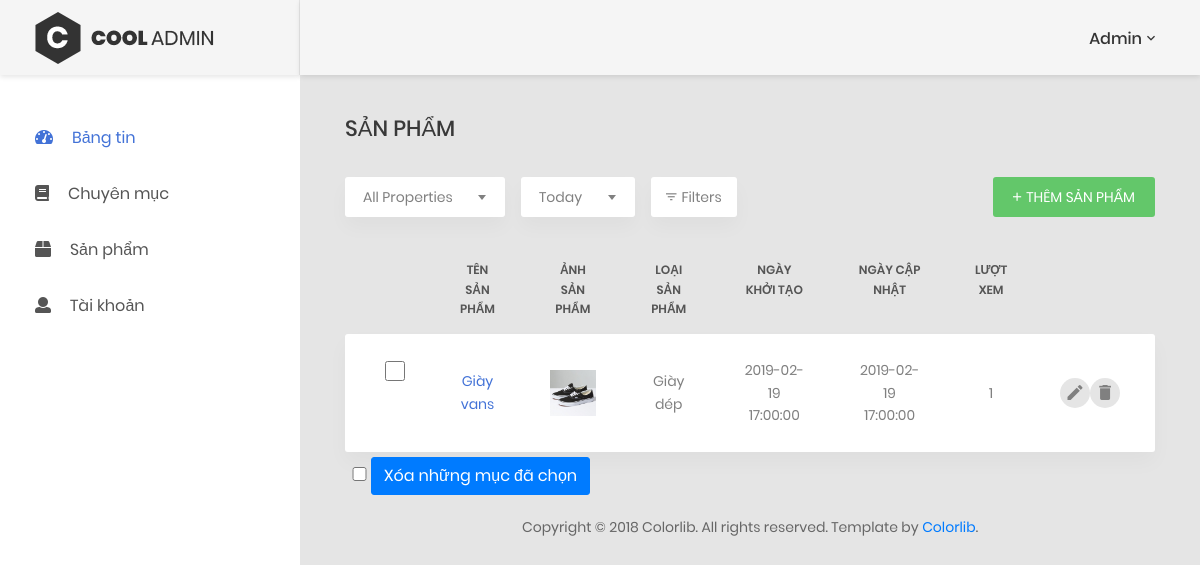
/admin/san-pham (signed in), run on the app's committed database.
### tables this page shows
CREATE TABLE `products` (
  `id` int(11) NOT NULL,
  `name` varchar(191) NOT NULL,
  `image` varchar(191) DEFAULT NULL,
  `cate_id` int(11) NOT NULL,
  `price` int(11) NOT NULL,
  `size` varchar(255) DEFAULT NULL,
  `color` varchar(255) DEFAULT NULL,
  `short_desc` text,
  `detail` text,
  `star` double(8,2) DEFAULT NULL,
  `created_at` timestamp NULL DEFAULT NULL,
  `updated_at` timestamp NULL DEFAULT NULL,
  `views` int(11) NOT NULL DEFAULT '1',
  `status` int(11) NOT NULL
);

CREATE TABLE `categories` (
  `id` int(11) NOT NULL,
  `cate_name` varchar(191) NOT NULL,
  `slug` varchar(191) DEFAULT NULL,
  `desc` text,
  `created_at` timestamp NULL DEFAULT NULL,
  `updated_at` timestamp NULL DEFAULT NULL,
  `created_by` int(11) NOT NULL DEFAULT '-1'
);

### controllers/ProductController.php (called while the page is built, shortened)
<?php
require_once './models/product.php';
class ProductController
{
    public function productAdmin()
    {
        global $baseUrl;
        $product = Product::all()->get();
        include_once './views/admin/product/productPage.php';
    }
    }
?>

### models/baseModel.php (called while the page is built, shortened)
<?php
class BaseModel
{
    function __construct()
    {
        $this->connect = new PDO("mysql:host=127.0.0.1;dbname=php2;charset=utf8",
                            "root", "");
    }
    public static function where($col, $operation, $val)
    {
        $model = new static();
        $model->queryBuilder = "select * from " . $model->table
                                    . " where $col $operation '$val'";
        return $model;
    }
    public static function all()
    {
        $model = new static();
        $model->queryBuilder = "select * from " . $model->table;
        return $model;
    }
    public function get()
    {
        $stmt = $this->connect->prepare($this->queryBuilder);
        $stmt->execute();
        return $stmt->fetchAll(PDO::FETCH_CLASS, get_class($this));
    }
}
?>

### models/product.php (called while the page is built, shortened)
<?php
require_once "./models/baseModel.php";
class Product extends BaseModel
{
    public function getCate(){
        $cate = Category::where('id', '=', $this->cate_id)->get();
        return $cate[0];
    }
}
?>

### views/admin/product/productPage.php (the view, shortened to what this page needs)
<?php
$user = isset($_SESSION['auth']) ? $_SESSION['auth'] : null;
?>
<!DOCTYPE html>
<html lang="en">
<head>
    <link href="../public/adminStyle/css/font-face.css" rel="stylesheet" media="all">
    <link href="../public/adminStyle/vendor/font-awesome-4.7/css/font-awesome.min.css" rel="stylesheet" media="all">
    <link href="../public/adminStyle/vendor/font-awesome-5/css/fontawesome-all.min.css" rel="stylesheet" media="all">
    <link href="../public/adminStyle/vendor/mdi-font/css/material-design-iconic-font.min.css" rel="stylesheet" media="all">
    <link href="../public/adminStyle/vendor/bootstrap-4.1/bootstrap.min.css" rel="stylesheet" media="all">
    <link href="../public/adminStyle/vendor/animsition/animsition.min.css" rel="stylesheet" media="all">
    <link href="../public/adminStyle/vendor/bootstrap-progressbar/bootstrap-progressbar-3.3.4.min.css" rel="stylesheet" media="all">
    <link href="../public/adminStyle/vendor/wow/animate.css" rel="stylesheet" media="all">
    <link href="../public/adminStyle/vendor/css-hamburgers/hamburgers.min.css" rel="stylesheet" media="all">
    <link href="../public/adminStyle/vendor/slick/slick.css" rel="stylesheet" media="all">
    <link href="../public/adminStyle/vendor/select2/select2.min.css" rel="stylesheet" media="all">
    <link href="../public/adminStyle/vendor/perfect-scrollbar/perfect-scrollbar.css" rel="stylesheet" media="all">
    <link href="../public/adminStyle/css/theme.css" rel="stylesheet" media="all">
</head>
<body class="animsition">
    <div class="page-wrapper">
        <aside class="menu-sidebar d-none d-lg-block">
            <div class="logo">
                <a href="#">
                    <img src="../public/adminStyle/images/icon/logo.png" alt="Cool Admin" />
                </a>
            </div>
            <div class="menu-sidebar__content js-scrollbar1">
                <nav class="navbar-sidebar">
                    <ul class="list-unstyled navbar__list">
                        <li class="active has-sub">
                            <a class="js-arrow" href="<?= $baseUrl ."admin" ?>">
                                <i class="fas fa-tachometer-alt"></i>Bảng tin</a>
                        </li>
                        <li class="has-sub">
                            <a class="js-arrow" href="#">
                                <i class="fas fa-book"></i>Chuyên mục</a>
                        </li>
                        <li class="has-sub">
                            <a class="js-arrow" href="#">
                                <i class="fas fa-box"></i>Sản phẩm</a>
                        </li>
                        <li class="has-sub">
                            <a class="js-arrow" href="#">
                                <i class="fas fa-user"></i>Tài khoản</a>
                        </li>
                    </ul>
                </nav>
            </div>
        </aside>
        <div class="page-container">
            <?php if($user != null): ?>
            <header class="header-desktop">
                <div class="section__content section__content--p30">
                    <div class="container-fluid">
                        <div class="header-wrap">
                            <div class="header-button">
                                <div class="account-wrap">
                                    <div class="account-item clearfix js-item-menu">
                                        <div class="content">
                                            <a class="js-acc-btn" href="#"><?= $user['name'] ?></a>
                                        </div>
                                    </div>
                                </div>
                            </div>
                        </div>
                    </div>
                </div>
            </header>
            <?php endif; ?>
            <div class="main-content">
                <div class="section__content section__content--p30">
                    <div class="container-fluid">
                    <div class="row">
                            <div class="col-md-12">
                                <h3 class="title-5 m-b-35">SẢN PHẨM</h3>
                                <div class="table-data__tool">
                                    <div class="table-data__tool-left">
                                        <div class="rs-select2--light rs-select2--md">
                                        </div>
                                        <div class="rs-select2--light rs-select2--sm">
                                        </div>
                                        <button class="au-btn-filter">
                                            <i class="zmdi zmdi-filter-list"></i>filters</button>
                                    </div>
                                    <div class="table-data__tool-right">
                                        <a href="<?= $baseUrl ."admin/them-san-pham"; ?>"><button class="au-btn au-btn-icon au-btn--green au-btn--small">
                                            <i class="zmdi zmdi-plus"></i>Thêm sản phẩm</button>
                                        </a>
                                    </div>
                                </div>
                                <div class=" table-responsive-data2">
                                    <table class="table table-data2">
                                        <thead style="text-align:center;">
                                            <tr>
                                                <th></th>
                                                <th>Tên sản phẩm</th>
                                                <th>Ảnh sản phẩm</th>
                                                <th>Loại sản phẩm</th>
                                                <th>Ngày khởi tạo</th>
                                                <th>Ngày cập nhật</th>
                                                <th>Lượt xem</th>
                                                <th></th>
                                            </tr>
                                        </thead>
                                        <tbody>
                                        <form method="POST" action="<?= $baseUrl ."removeCheckbox" ?>">
                                            <?php foreach($product as $item): ?>
                                            <tr class="tr-shadow" style="text-align:center;">
                                                <td>
                                                <input type="checkbox" name="checkboxProduct[]" style="height:20px;width:20px;vertical-align:middle;" class="chkitem" value="<?= $item->id ?>">
                                                </td>
                                                <td class="desc" style="vertical-align:middle;"> <?= $item->name; ?></td>
                                                <td>
                                                    <img width="50" src="../<?= $item->image ?>" alt="">
                                               </td>
                                                <td><?= $item->getCate()->cate_name; ?></td>
                                                <td><?= $item->created_at; ?></td>
                                                <td><?= $item->updated_at; ?></td>
                                                <td>
                                                   <?= $item->views; ?>
                                                </td>
                                                <td>
                                                    <div class="table-data-feature">
                                                        <a href="<?= $baseUrl ."admin/sua-san-pham?id=" .$item->id ?>"><button class="item" data-toggle="tooltip" data-placement="top" title="Edit">
                                                            <i class="zmdi zmdi-edit"></i>
                                                        </button></a>
                                                        <a linkUrl="<?php echo $baseUrl ."remove?id=" .$item->id ?>" onclick="removeProduct(this)" href="javascript:;" ><button class="item" data-toggle="tooltip" data-placement="top" title="Delete">
                                                            <i class="zmdi zmdi-delete"></i>
                                                        </button></a>
                                                    </div>
                                                </td>
                                            </tr>
                                            <tr class="spacer"></tr>
                                            <?php endforeach; ?>
                                        </tbody>
                                    </table>
                                    <input style="border-radius:2px;border:1px solid #bbb;
												background:#fff;width:15px;
												height:14px;margin-left:7px;" type="checkbox" class="checkall">
                                        <button
                                         onclick="return removeProductCheck(this)" id="clickHidden" class="btn btn-primary" name="deleteChoose">Xóa những mục đã chọn</button>
                                </div>
                            </div>
                        </div>
                            </div>
                        </div>
                        <div class="row">
                            <div class="col-md-12">
                                <div class="copyright">
                                    <p>Copyright © 2018 Colorlib. All rights reserved. Template by <a href="https://colorlib.com">Colorlib</a>.</p>
                                </div>
                            </div>
                        </div>
                    </div>
                </div>
            </div>
</body>
</html>

### data on the page
products: name "Giày vans", image (picture), cate.cate_name "Giày dép", created_at "2019-02-19 17:00:00", updated_at "2019-02-19 17:00:00", views "1"

### other printed values
$user['name'] "Admin"
